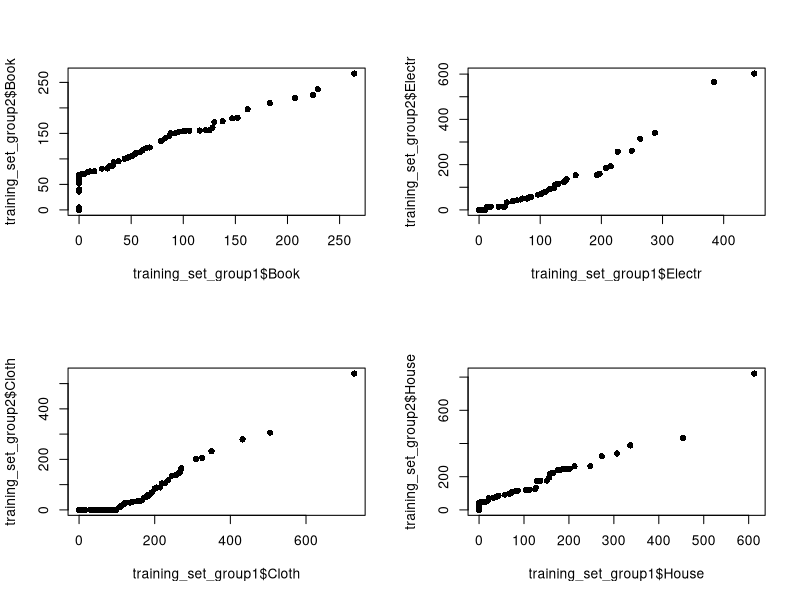
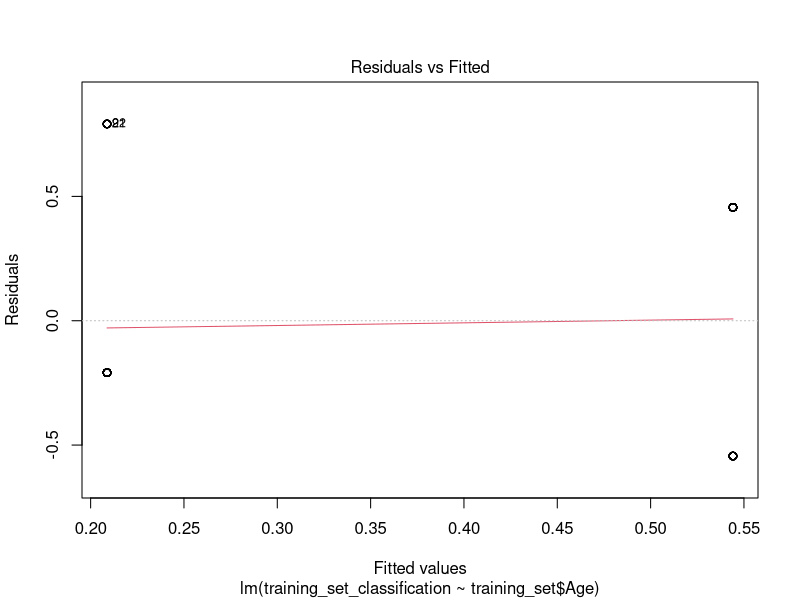
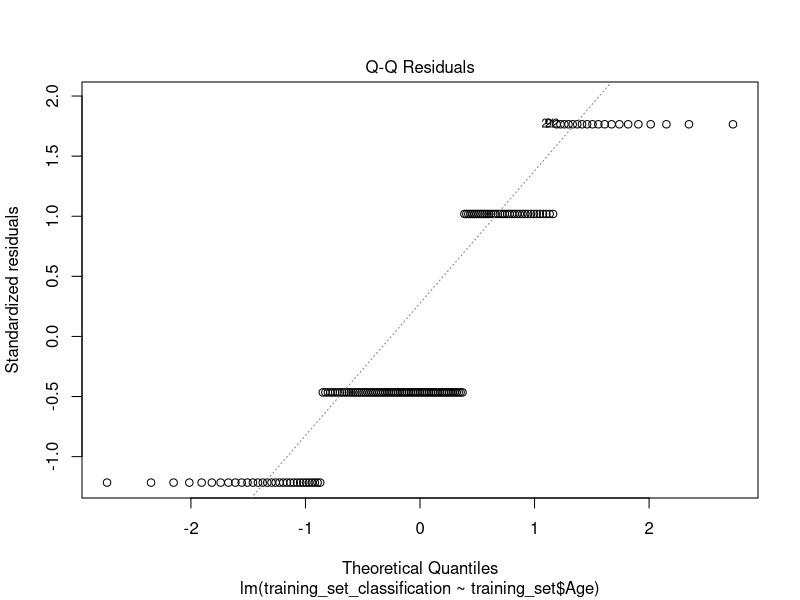
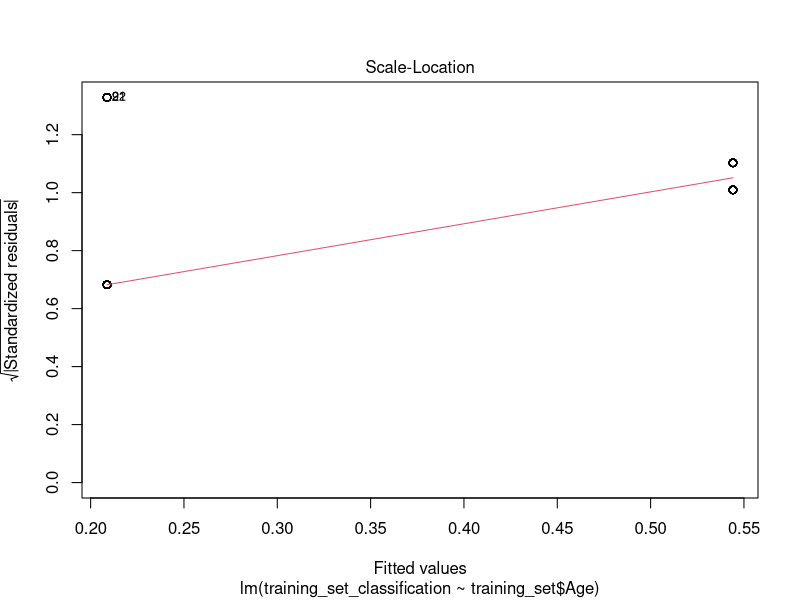
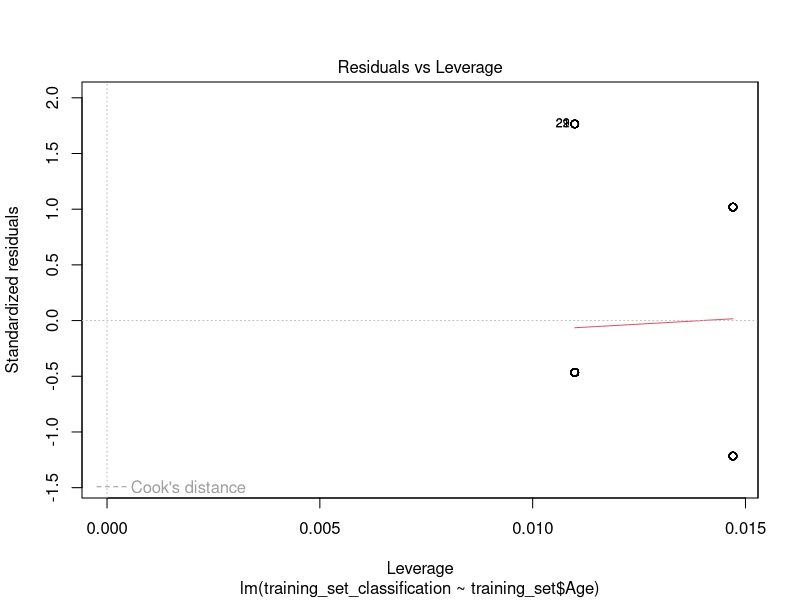

R code for these plots, in order:
data <- read.csv("DiscrDat.csv", header = TRUE, sep = " ")

summary(data)

nrow(data)
# sample size = 350


################### SEPARATING TRAINING SET AND THE TEST SET ###################
# Age groups:
# 0: < 30
# 1: 30 <=
# 3: Unknown

# Training set is where the age is known
training_set <- data[data$Age != 3,]
# Test set is the rest of the data
test_set <- data[data$Age == 3,]

colnames(training_set)

# Splitting the training set by age group
training_set_group1 <- training_set[training_set$Age == 0, 1:4]
training_set_group2 <- training_set[training_set$Age == 1, 1:4]


################### PLOTTING THE VARIABLES ###################

par(mfrow = c(2, 2))
qqplot(training_set_group1$Book, training_set_group2$Book, pch = 16)
qqplot(training_set_group1$Electr, training_set_group2$Electr, pch = 16)
qqplot(training_set_group1$Cloth, training_set_group2$Cloth, pch = 16)
qqplot(training_set_group1$House, training_set_group2$House, pch = 16)
par(mfrow = c(1, 1))

################### ESTIMATING THE PARAMETERS OF THE MODEL ###################

# Number of observations in group 1
nrow(training_set_group1)
# Total number of observations
nrow(training_set)

# Proportion of group 1
# We use this to estimate p
p_hat <- nrow(training_set_group1) / nrow(training_set)
p_hat

# covariance matrix of training_set
# We use this to estimate Sigma
Sigma_hat <- cov(training_set[,1:4])
Sigma_hat


# mean of each dimension of group1
# We use this to estimate mu1
mu1_hat <- colMeans(training_set_group1)
mu1_hat


# mean of each dimension of group2
# We use this to estimate mu2
mu2_hat <- colMeans(training_set_group2)
mu2_hat


################### CLASSIFYING OBSERVATIONS ###################

classify <- function(mu_1, mu_2, Sigma, p, y) {
    # mu_1: population mean of class 1
    # mu_2: population mean of class 2
    # Sigma: covariance matrix
    # p: probability of class 1
    # y: observation(s) to classify

    # y is given as a matrix where the rows are the dimensions 
    # and the columns are the observations
    y <- t(y)

    Sigma_inv <- solve(Sigma)

    xi <- Sigma_inv %*% (mu_1 - mu_2)
    m <- (mu_1 + mu_2) / 2
    c <- log(p / (1 - p))

    # For reasons of efficiency, we made this function work for 
    # multiple observations at once

    # result vector
    res <- c(rep(0, ncol(y)))

    for(i in seq_len(ncol(y))) {
        # logical vector with 0 for class 1 and 1 for class 2
        res[i] <- t(xi) %*% (y[,i] - m) + c < 0
    }

    return(as.numeric(res))
}


# Classifying the training set
training_set_classification <- classify(mu1_hat, mu2_hat, Sigma_hat, p_hat, training_set[,1:4])

# How many we get correctly
sum(training_set_classification == training_set$Age)
nrow(training_set)

sum(training_set_classification == training_set$Age) / nrow(training_set)


# Some analyses
lm_thing <- lm(training_set_classification ~ training_set$Age)
summary(lm_thing)


# plot fitted residuals
plot(lm_thing)


t.test(training_set_classification, training_set$Age)
t.test(training_set_classification == training_set$Age, 
rep(0, length(training_set_classification)))



# Applying to test set
test_set_classification <- classify(mu1_hat, mu2_hat, Sigma_hat, p_hat, test_set[,1:4])

test_set_classification
